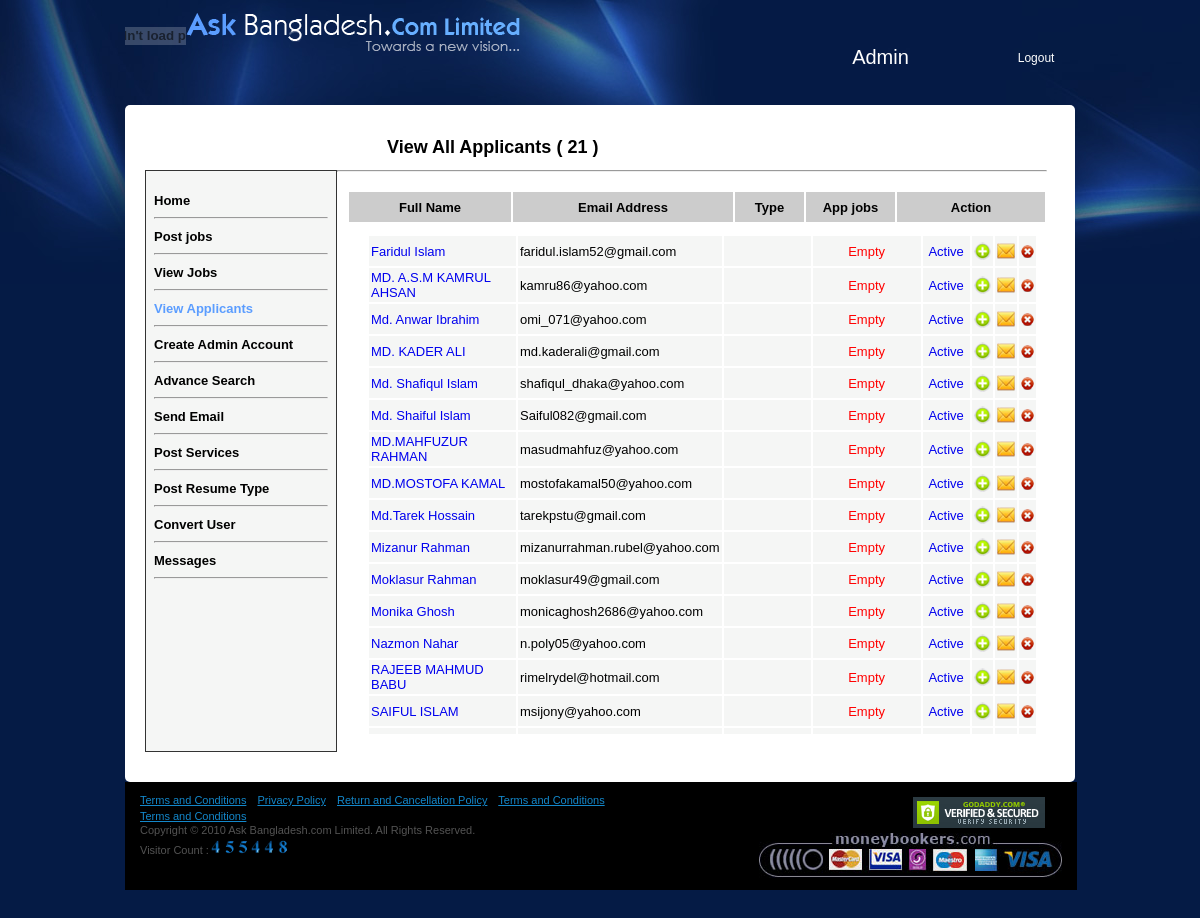
The app's page /admins/all_applicants.php (signed in) with its own data.
### tables this page shows
CREATE TABLE `resume` (
  `resume_id` int(11) unsigned NOT NULL auto_increment COMMENT 'resume id',
  `email` varchar(256) NOT NULL,
  `password` varchar(100) NOT NULL default '0',
  `resume_type` int(5) NOT NULL default '0',
  `alt_email` varchar(256) default NULL,
  `full_name` varchar(100) NOT NULL,
  `father_name` varchar(200) default NULL,
  `mother_name` varchar(200) default NULL,
  `gender` varchar(20) NOT NULL,
  `birthday` varchar(50) default NULL,
  `nationality` varchar(200) default NULL,
  `present_address` text,
  `contact_number` varchar(30) default NULL,
  `home_phone` varchar(30) default NULL,
  `country_name` varchar(100) default NULL,
  `position_preference` varchar(50) default NULL,
  `career_summary` longtext,
  `other_qualifications` longtext,
  `picture` varchar(255) default NULL,
  `status` tinyint(1) default '0',
  `city` varchar(256) default NULL,
  `occupation` varchar(256) default NULL,
  PRIMARY KEY  (`resume_id`)
);

### admins/all_applicants.php (the view, shortened to what this page needs)
<?php
$query = mysql_query("SELECT full_name FROM admin WHERE admin_id = '{$_SESSION['admin_id']}' ");
$admin = mysql_fetch_array($query);
 ?>
<!DOCTYPE html PUBLIC "-//W3C//DTD XHTML 1.0 Transitional//EN" "http://www.w3.org/TR/xhtml1/DTD/xhtml1-transitional.dtd">
<html xmlns="http://www.w3.org/1999/xhtml">
<head>
<link rel="stylesheet" type="text/css" href="../stylesheets/app.css" />
<link type="text/css" href="../stylesheets/jquery-ui-1.8.16.custom.css" rel="stylesheet" />
    </head>
<body>
<div id="container-body">
<div id="header">
    <div class="hader_left"> <a href="http://www.askbangladesh.com/">
      <div class="logo">
        <embed src="images/final-logo-animation.swf" quality="high" pluginspage="http://www.macromedia.com/go/getflashplayer" play="true" loop="true" scale="showall" wmode="transparent" devicefont="false" bgcolor="#051b45" name="final-logo-animation" menu="true" allowfullscreen="false" allowscriptaccess="sameDomain" salign="" type="application/x-shockwave-flash" width="61" align="middle" height="61"> </embed>
      </div>
      <img src="images/askbangladesh-logo.png" /></a>
    </div>
    <div class="hader_right">
      <div class="login">
        <?php include("header.php");?>
      </div>
    </div>
  </div>
  <div id="mainbody">
  <div id="admin">
  <div class="left-menu">
        <ul>
          <li><a href="home.php"  >Home</a></li>
          <li>
            <hr />
          </li>
          <li><a href="postjobs.php" >Post jobs</a></li>
          <li>
            <hr />
          </li>
          <li><a href="all_jobs.php" >View Jobs</a></li>
          <li>
            <hr />
          </li>
          <li><a href="all_applicants.php" class="active">View Applicants</a></li>
          <li>
            <hr />
          </li>
          <li><a href="signup_login.php" >Create Admin Account</a></li>
          <li>
            <hr />
          </li>
        <li><a href="search.php" >Advance Search</a></li>
        <li><hr />
        </li>
        <li><a href="email.php" >Send Email</a></li>
        <li><hr /></li>
        <li><a href="post_service.php" >Post Services</a></li>
        <li><hr /></li>
         <li><a href="postresume_type.php" >Post Resume Type</a></li>
        <li><hr /></li>
        <li><a href="reset_pass.php" >Convert User</a></li>
        <li><hr /></li>
       <li><a href="messages.php" >Messages</a></li>
        <li><hr /></li>
        </ul>
      </div>
      <div class="admin-body">
  <h1><strong>View All Applicants</strong><span> (
          <?php
		  $coun = mysql_query("SELECT resume_id, email FROM resume");
		 $counrow = mysql_num_rows($coun);
		 if($counrow):
				echo $counrow;
		else:
				echo '<span style="color:#F00">empty</span>';
		endif;
		?>
          ) </span></h1>
        <hr />
<div class="work-admin">
          <table>
            <tr bgcolor="#cccccc">
              <td width="158" height="26" align="center"><strong>Full Name</strong></td>
              <td width="216" align="center"><strong>Email Address</strong></td>
              <td width="65" align="center"><strong>Type</strong></td>
              <td width="85" align="center"><strong>App jobs</strong></td>
              <td width="152" align="center" colspan="5"><strong>Action</strong></td>
            </tr>
          </table>
          <div class="work-admin-scroll">
            <table>
              <?php
			  $applicants = mysql_query("SELECT resume.resume_id ,resume.full_name, resume.email, resume.status, rt.title,  COUNT( ja.resume_id ) AS TotalJob
					FROM resume
					LEFT OUTER JOIN jobapply AS ja ON ja.resume_id = resume.resume_id
					LEFT OUTER JOIN resume_type AS rt ON rt.resume_type_id = resume.resume_type
					GROUP BY resume.full_name, resume.email, rt.title");
	  	while($app = mysql_fetch_array($applicants)){
				if($app['status']){
		echo '<tr bgcolor="#f5f6f5" class="remove">';
			echo '<td  width="143" height="26" align="left"><a href="javascript:makeRequest('."'file.php?id=".$app['resume_id']."'".')">'.$app['full_name'].'</a></td>';
			echo '<td align="left">'.$app['email'].'</td>';
			echo '<td  width="83" align="left">'.$app['title'].'</td>';
			if($app['TotalJob']){
							echo '<td width="104" align="center"><a href="javascript:makeRequest('."'jobs.php?id=".$app['resume_id']."'".')">'.$app['TotalJob'].'</a></td>';
				}else{
							echo '<td width="104" align="center" class="decolor">Empty</td>';
				}
				echo '<td width="43" align="center"><a href="deactive.php?id= '.$app['resume_id'].'">Active</a></td>';
				echo '<td align="center"><a href="add_service.php?id='.$app['resume_id'].'" title="Add Service"><img src="images/plus.png" title="Add Service" /></a></td>';
				}
			echo '<td align="center"><a onclick="msg('.$app['resume_id'].');return false" href="#" class="show" ><img src="images/sms.png" title="Send message" /></a></td>';
			echo '<td align="center" class="muse"><a href="javascript:dell('.$app['resume_id'].')" onclick="dell ('.$app['resume_id'].');  return false" id="'.$app['resume_id'].'"><img src="images/delete.png" title="Delete resume" /></a></td>';
	 echo '</tr>';
			}
			  ?>
            </table>
          </div>
        </div>
</div>
</div>
</div>
  <div class="footer">
    <div class="footer_resize">
      <p class="leftt"> <a href="http://www.askbangladesh.com/cms/index/terms-and-conditions">Terms and Conditions</a> <a href="http://www.askbangladesh.com/cms/index/privacy-policy">Privacy Policy</a> <a href="http://www.askbangladesh.com/cms/index/return-and-cancellation-policy">Return and Cancellation Policy</a> <a href="http://www.askbangladesh.com/cms/index/hosting-paid-terms-and-conditions">Terms and Conditions</a> <a href="http://www.askbangladesh.com/cms/index/hosting-free-terms-and-conditions">Terms and Conditions</a> <br>
        Copyright © 2010 Ask Bangladesh.com Limited. All Rights Reserved.<br>
        Visitor Count :<img src="images/counter.gif" alt="Ask Bangladesh hit counters" width="80" border="0" height="15"></p>
      <p class="rightt"> <img style="cursor: pointer;" src="images/siteseal_gd_3_h_d_m.gif" onclick="verifySeal();" width="132" height="31"><br>
        <a style="font-family: arial; font-size: 9px; display: none;" href="http://www.godaddy.com/ssl/ssl-certificates.aspx" target="_blank">SSL Certificates</a> </p>
      <p class="rightt"><a href="#"><img src="images/paypal.jpg" alt="paypal logo" width="303" border="0" height="45"></a></p>
    </div>
  </div>
</div>
</body>
</html>
</body>
</html>

### admins/header.php
<table width="392">
          <tr>
            <td width="6" class="login-text2"></td>
            <td width="17">&nbsp;</td>
            <td width="34" class="login-text2"></td>
            <td width="265">&nbsp;</td>
            <td width="46">&nbsp;</td>
          </tr>
          <tr>
            <td height="47">&nbsp;</td>
            <td>&nbsp;</td>
            <td align="center" valign="middle">&nbsp;</td>
            <td  class="admin-text" align="center"><a href="home.php" ><?php echo $admin['full_name'];?></a></td>
            <td class="logout-admin"><a href="logout.php">Logout</a></td>
          </tr>
        </table>

### stylesheets/app.css (style rules this page uses)
body { background:#051b45 url(../images/main_bg.jpg) top no-repeat; margin:0px; padding:0px; }
#container-body { margin:auto; width:950px; font-family:Verdana, Geneva, sans-serif; position:relative; }
a { text-decoration:none; }
h1 { font-size:18px; }
.logo { float:left; }
#header { padding:5px 0px 0px 0px; height:100px; }
.hader_left { float:left; }
.hader_right { float:right; color:#FFF; width:400px; margin:2px 0px 0px 0px; }
.login-text2 { font-weight:bold; position:relative; font-size:11px; color:#FFF; }
.login { margin:5px 0px; font-size:13px; }
#mainbody { background:#FFF; padding:10px 15px; -webkit-border-bottom-right-radius: 5px; -webkit-border-bottom-left-radius: 5px; -webkit-border-top-right-radius: 5px; -webkit-border-top-left-radius: 5px; -khtml-border-radius-bottomright: 5px; -khtml-border-radius-bottomleft: 5px; -khtml-border-radius-topright: 5px; -khtml-border-radius-topleft: 5px; -moz-border-radius-bottomright: 5px; -moz-border-radius-bottomleft: 5px; -moz-border-radius-topright: 5px; -moz-border-radius-topleft: 5px; border-bottom-right-radius: 5px; border-bottom-left-radius: 5px; border-top-right-radius: 5px; border-top-left-radius: 5px; }
#admin { padding:10px 5px; min-height:350px; margin:0px 0px 10px 0px; }
.left-menu { background:#f5f6f5; border:#333 solid 1px; float:left; width:190px; min-height:580px; margin:45px 0px 0px 0px; }
.left-menu ul { margin:20px 0px; padding:0px; }
.left-menu li { list-style:none; padding:0px 8px; }
.work-admin td { background:; }
.work-admin { padding:10px 0px 0px 10px; }
.work-admin-scroll { padding:10px 0px 0px 20px; max-height:500px; overflow:scroll; }
.decolor { color:#F00; }
.muse img { cursor:pointer; }
.left-menu ul li a { color:#000; font-size:13px; font-weight:bold; }
.left-menu ul li .active { color:#5b9dff; }
.admin-body td { font-size:13px; padding:2px; }
.admin-text a { font-size:20px; color:#FFF; }
.admin-body { float:left; width:710px; }
.admin-body h1 { margin-left:50px; }
.logout-admin a { color:#FFF; font-size:12px; }
.footer { background:#000000; }
.footer_resize { width:952px; margin:0 auto; padding:10px 0 10px 0; background-color: #000000; }
.footer a { font:normal 11px Arial, Helvetica, sans-serif; color:#1387ca; text-decoration:underline; padding:0 8px 0 0; margin:0; }
.footer p.leftt { text-align:left; width:50%; margin:0; padding:0 0 0 15px; float:left; }
.footer p.rightt { text-align:right; width:30%; margin:0; padding:5px 32px 0 0; ; float:right; }
.footer p { font:normal 11px Arial, Helvetica, sans-serif; color:#535353; line-height:1.6em; }

### records on screen
resume: full_name "Faridul Islam", email "faridul.islam52@gmail.com", shows "Empty", status 1 (drawn)
resume: full_name "MD. A.S.M KAMRUL AHSAN", email "kamru86@yahoo.com", shows "Empty", status 1 (drawn)
resume: full_name "Md. Anwar Ibrahim", email "omi_071@yahoo.com", shows "Empty", status 1 (drawn)
resume: full_name "MD. KADER ALI", email "md.kaderali@gmail.com", shows "Empty", status 1 (drawn)
resume: full_name "Md. Shafiqul Islam", email "shafiqul_dhaka@yahoo.com", shows "Empty", status 1 (drawn)
resume: full_name "Md. Shaiful Islam", email "Saiful082@gmail.com", shows "Empty", status 1 (drawn)
resume: full_name "MD.MAHFUZUR RAHMAN", email "masudmahfuz@yahoo.com", shows "Empty", status 1 (drawn)
resume: full_name "MD.MOSTOFA KAMAL", email "mostofakamal50@yahoo.com", shows "Empty", status 1 (drawn)
resume: full_name "Md.Tarek Hossain", email "tarekpstu@gmail.com", shows "Empty", status 1 (drawn)
resume: full_name "Mizanur Rahman", email "mizanurrahman.rubel@yahoo.com", shows "Empty", status 1 (drawn)
resume: full_name "Moklasur Rahman", email "moklasur49@gmail.com", shows "Empty", status 1 (drawn)
resume: full_name "Monika Ghosh", email "monicaghosh2686@yahoo.com", shows "Empty", status 1 (drawn)
resume: full_name "Nazmon Nahar", email "n.poly05@yahoo.com", shows "Empty", status 1 (drawn)
resume: full_name "RAJEEB MAHMUD BABU", email "rimelrydel@hotmail.com", shows "Empty", status 1 (drawn)
resume: full_name "SAIFUL ISLAM", email "msijony@yahoo.com", shows "Empty", status 1 (drawn)

### other values on screen
$admin['full_name'] "Admin"
$counrow "21"
